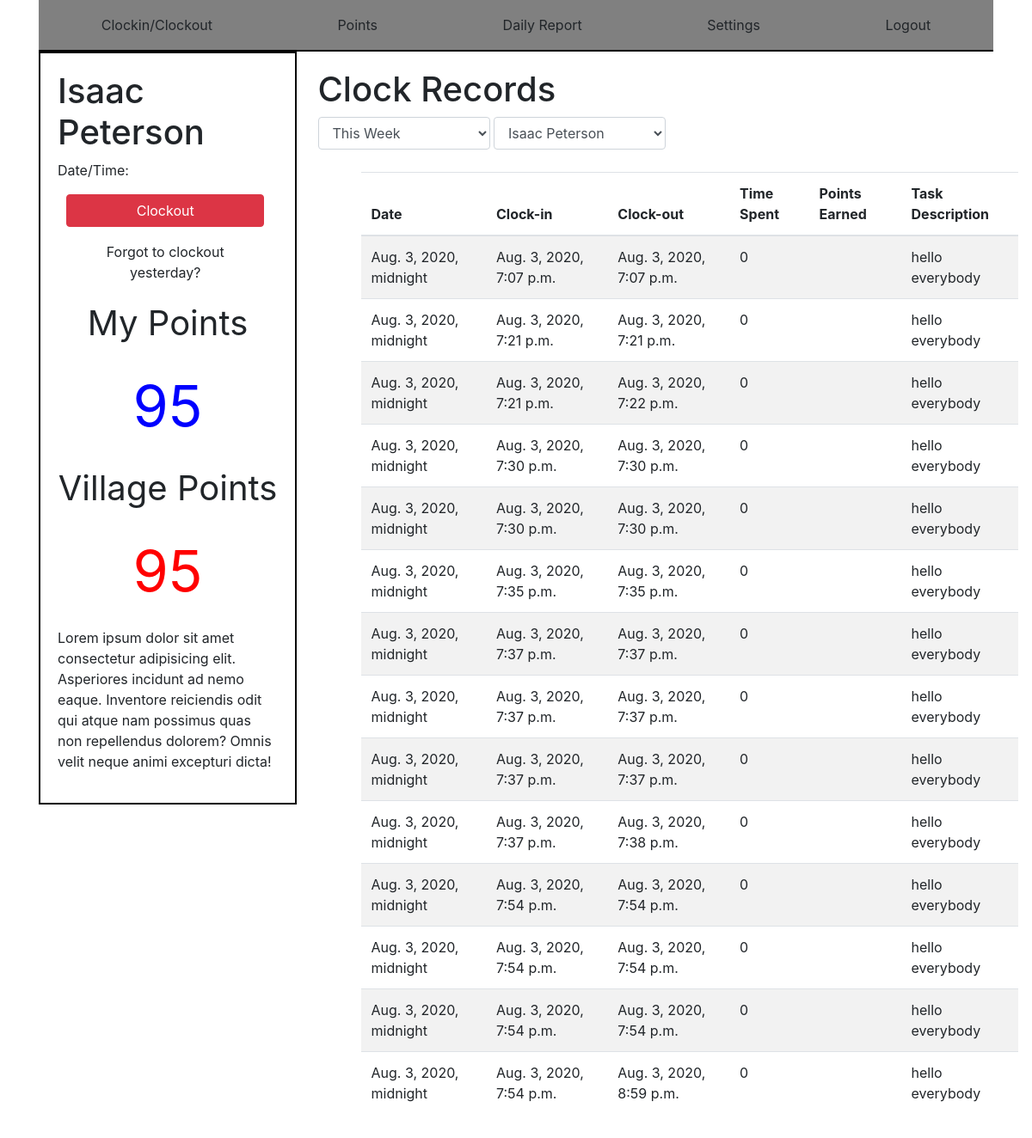
The app's page /eps/home (signed in) with its own data.
### log_reg_app/models.py (models this page shows)
class User(models.Model):
    first_name = models.CharField(max_length=255)
    last_name = models.CharField(max_length=255)
    email = models.EmailField(max_length=255)
    password = models.TextField()
    user_lvl = models.IntegerField()
    created_at = models.DateTimeField(auto_now_add=True)
    updated_at = models.DateTimeField(auto_now=True)
    objects = UserManager()

class Work_Day(models.Model):
    date = models.DateTimeField()
    clock_in = models.DateTimeField(auto_now_add=True)
    clock_out = models.DateTimeField(auto_now=True)
    total_time = models.IntegerField()
    desc = models.TextField()
    user = models.ForeignKey(User, related_name='work_days', on_delete=models.CASCADE)
    created_at = models.DateTimeField(auto_now_add=True)
    updated_at = models.DateTimeField(auto_now=True)

### eps_app/views.py (the view)
# urls.py: 2. Add a URL to urlpatterns:  path('', views.home, name='home')
def home(request):
    if 'clocked_in' not in request.session:
        request.session['clocked_in'] = False
    work_days = Work_Day.objects.all()
    clocked_in = request.session['clocked_in']
    user = User.objects.get(id=request.session['user_id'])
    all_users = User.objects.all()
    context = {
        'work_days' : work_days,
        'clocked_in' : clocked_in,
        'user': user,
        'all_users': all_users,
    }
    return render(request, 'eps_app/home.html', context)

### eps_app/templates/eps_app/home.html (shortened to what this page needs)
<!DOCTYPE html>
<html lang="en">
<head>
    <link rel="stylesheet" href="https://stackpath.bootstrapcdn.com/bootstrap/4.5.0/css/bootstrap.min.css">
    {% load static %}
    <link rel="stylesheet" href="{% static 'eps_app/styles.css' %}">
</head>
<body>
    <div class="container">
        <div class="header">
            <a href="/eps/home"><button class="btn btn-default">Clockin/Clockout</button></a>
            <a href="/eps/points"><button class="btn btn-default">Points</button></a>
            <a href="/eps/daily_report"><button class="btn btn-default">Daily Report</button></a>
            <a href="/eps/settings"><button class="btn btn-default">Settings</button></a>
            <a href="/logout"><button class="btn btn-default">Logout</button></a>
        </div>
        <div class="user">
            <div>
                <h1>{{user.first_name}} {{user.last_name}}</h1>
            </div>
            <div>
                <p>Date/Time: </p>
            </div>
            <div>
            {% if clocked_in %}
            <a href="/eps/clockout"><button class="btn btn-danger" id="clockout">Clockout</button></a>
            {% else %}
            <a href="/eps/clockin"><button class="btn btn-success" id="clockin">Clockin</button></a>
            {% endif %}
            <button id="forgot_button" class="btn btn-default">Forgot to clockout yesterday?</button>
            </div>
            <div class="points">
                <div>
                    <p>My Points</p>
                    <span class="big_blue"><p>95</p></span>
                </div>
                <div>
                    <p>Village Points</p>
                    <span class="big_red"><p>95</p></span>
                </div>
            </div>
            <div class="quote">
                <p>Lorem ipsum dolor sit amet consectetur adipisicing elit. Asperiores incidunt ad nemo eaque.
                     Inventore reiciendis odit qui atque nam possimus quas non repellendus dolorem? Omnis velit
                      neque animi excepturi dicta!</p>
            </div>
        </div>
        <div id="table_header">
            <h1>Clock Records</h1>
            <form action="/" class="form-group">
            <select name="week" class="form-control">
                <option value="this week">This Week</option>
            </select>
            </form>
            <form action="/" class="form-group">
            <select name="workers" class="form-control">
                {% for user in all_users %}
                <option value="{{user.first_name}} {{user.last_name}}">{{user.first_name}} {{user.last_name}}</option>
                {% endfor %}
            </select>
            </form>
            <div id="work_day">
                <table class="table table-striped">
                    <thead>
                        <tr>
                            <th>Date</th>
                            <th>Clock-in</th>
                            <th>Clock-out</th>
                            <th>Time Spent</th>
                            <th>Points Earned</th>
                            <th>Task Description</th>
                        </tr>
                    </thead>
                    <tbody>
                        {% for day in user.work_days.all %}
                        <tr>
                            <td>{{day.date}}</td>
                            <td>{{day.clock_in}}</td>
                            {% if day.id == request.session.work_day_id%}
                                <td> Currently Clocked in </td>
                            {% else %}
                                <td> {{day.clock_out}}</td>
                            {% endif %}
                            <td>{{day.total_time}}</td>
                            <td>{{day.points_earned.total_pts}}</td>
                            <td>{{day.desc}}</td>
                        </tr>
                        {% endfor %}
                    </tbody>
                </table>
            </div>
        </div>
    </div>
</body>
</html>

### eps_app/static/eps_app/styles.css (style rules this page uses)
* { padding: 0px; margin: 0px; }
.header { display: flex; justify-content: space-around; border-bottom: 2px solid black; background-color: gray; }
.header button { margin: 10px; }
.user { width: 300px; border: 2px solid black; padding: 20px; display: inline-block; vertical-align: top; }
.user button { display: block; width: 90%; margin: 10px; }
.points { text-align: center; font-size: 30pt; }
.big_blue { font-size: 50pt; color: blue; }
.big_red { font-size: 50pt; color:red; }
#table_header { display: inline-block; vertical-align: top; width: 804px; padding: 20px; }
#table_header form { display: inline-block; width: 200px; }
#work_day { display: inline-block; vertical-align: top; }
table, th, td { margin: 10px 50px; }

### records on screen
User: first_name "Isaac", last_name "Peterson"
Work_Day: date "Aug. 3, 2020, midnight", clock_in "Aug. 3, 2020, 7:07 p.m.", clock_out "Aug. 3, 2020, 7:07 p.m.", total_time "0", desc "hello everybody"
Work_Day: date "Aug. 3, 2020, midnight", clock_in "Aug. 3, 2020, 7:21 p.m.", clock_out "Aug. 3, 2020, 7:21 p.m.", total_time "0", desc "hello everybody"
Work_Day: date "Aug. 3, 2020, midnight", clock_in "Aug. 3, 2020, 7:21 p.m.", clock_out "Aug. 3, 2020, 7:22 p.m.", total_time "0", desc "hello everybody"
Work_Day: date "Aug. 3, 2020, midnight", clock_in "Aug. 3, 2020, 7:30 p.m.", clock_out "Aug. 3, 2020, 7:30 p.m.", total_time "0", desc "hello everybody"
Work_Day: date "Aug. 3, 2020, midnight", clock_in "Aug. 3, 2020, 7:30 p.m.", clock_out "Aug. 3, 2020, 7:30 p.m.", total_time "0", desc "hello everybody"
Work_Day: date "Aug. 3, 2020, midnight", clock_in "Aug. 3, 2020, 7:35 p.m.", clock_out "Aug. 3, 2020, 7:35 p.m.", total_time "0", desc "hello everybody"
Work_Day: date "Aug. 3, 2020, midnight", clock_in "Aug. 3, 2020, 7:37 p.m.", clock_out "Aug. 3, 2020, 7:37 p.m.", total_time "0", desc "hello everybody"
Work_Day: date "Aug. 3, 2020, midnight", clock_in "Aug. 3, 2020, 7:37 p.m.", clock_out "Aug. 3, 2020, 7:37 p.m.", total_time "0", desc "hello everybody"
Work_Day: date "Aug. 3, 2020, midnight", clock_in "Aug. 3, 2020, 7:37 p.m.", clock_out "Aug. 3, 2020, 7:37 p.m.", total_time "0", desc "hello everybody"
Work_Day: date "Aug. 3, 2020, midnight", clock_in "Aug. 3, 2020, 7:37 p.m.", clock_out "Aug. 3, 2020, 7:38 p.m.", total_time "0", desc "hello everybody"
Work_Day: date "Aug. 3, 2020, midnight", clock_in "Aug. 3, 2020, 7:54 p.m.", clock_out "Aug. 3, 2020, 7:54 p.m.", total_time "0", desc "hello everybody"
Work_Day: date "Aug. 3, 2020, midnight", clock_in "Aug. 3, 2020, 7:54 p.m.", clock_out "Aug. 3, 2020, 7:54 p.m.", total_time "0", desc "hello everybody"
Work_Day: date "Aug. 3, 2020, midnight", clock_in "Aug. 3, 2020, 7:54 p.m.", clock_out "Aug. 3, 2020, 7:54 p.m.", total_time "0", desc "hello everybody"
Work_Day: date "Aug. 3, 2020, midnight", clock_in "Aug. 3, 2020, 7:54 p.m.", clock_out "Aug. 3, 2020, 8:59 p.m.", total_time "0", desc "hello everybody"

### other values on screen
form field workers "Isaac Peterson"
